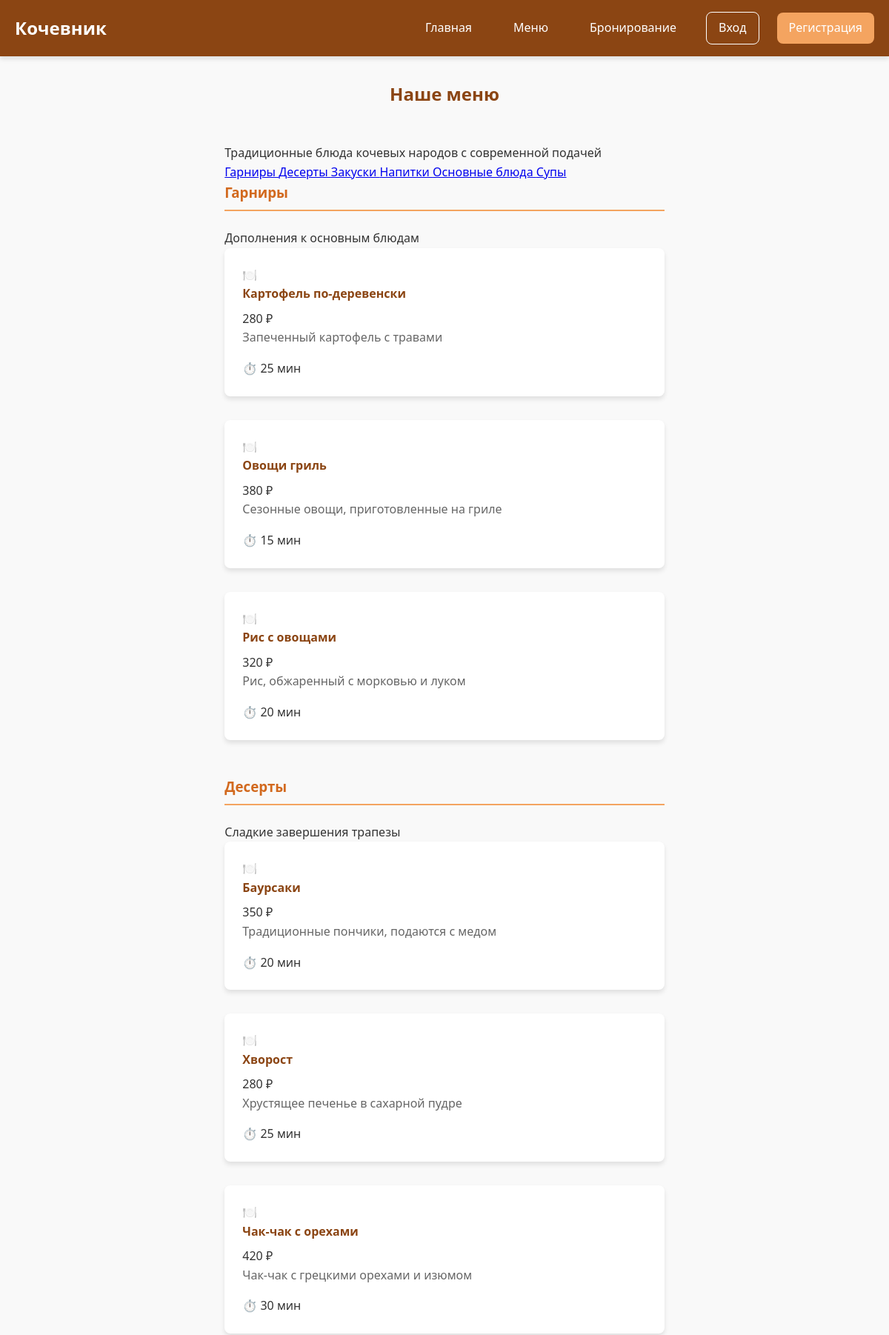
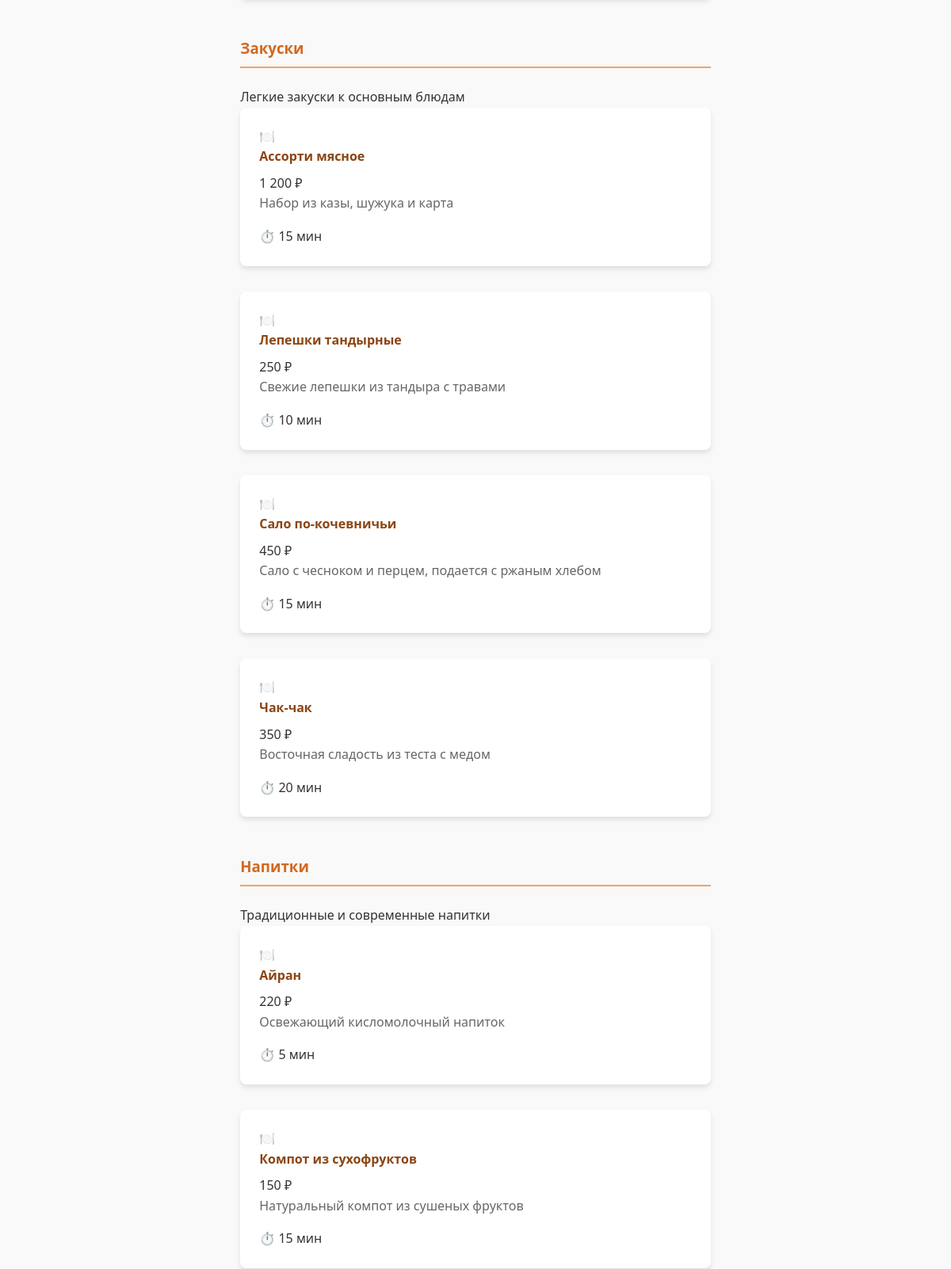
Page /menu.php (upper part) on the committed database (2 pictures, top to bottom).
### tables this page shows
CREATE TABLE categories (
    id INT AUTO_INCREMENT PRIMARY KEY,
    name VARCHAR(50) NOT NULL UNIQUE,
    description TEXT,
    created_at TIMESTAMP DEFAULT CURRENT_TIMESTAMP
);

CREATE TABLE dishes (
    id INT AUTO_INCREMENT PRIMARY KEY,
    name VARCHAR(100) NOT NULL,
    description TEXT,
    price DECIMAL(10,2) NOT NULL,
    category_id INT,
    image_url VARCHAR(255),
    available BOOLEAN DEFAULT TRUE,
    cooking_time INT DEFAULT 30,  
    created_at TIMESTAMP DEFAULT CURRENT_TIMESTAMP,
    updated_at TIMESTAMP DEFAULT CURRENT_TIMESTAMP ON UPDATE CURRENT_TIMESTAMP,
    FOREIGN KEY (category_id) REFERENCES categories(id) ON DELETE SET NULL
);

### config.php (called while the page is built, shortened)
<?php
$host = 'localhost';
$dbname = 'nomad_restaurant';
$username = 'root';
$password = '';
try {
    $pdo = new PDO("mysql:host=$host;dbname=$dbname;charset=utf8", $username, $password);
    $pdo->setAttribute(PDO::ATTR_ERRMODE, PDO::ERRMODE_EXCEPTION);
} catch(PDOException $e) {
    die("Ошибка подключения: " . $e->getMessage());
}
function isLoggedIn() {
    return isset($_SESSION['user_id']);
}
function getMenuWithCategories() {
    global $pdo;
    $stmt = $pdo->query("
        SELECT
            d.id,
            d.name,
            d.description,
            d.price,
            d.category_id,
            d.image_url,
            d.available,
            d.cooking_time,
            c.name as category_name,
            c.description as category_description
        FROM dishes d
        LEFT JOIN categories c ON d.category_id = c.id
        WHERE d.available = TRUE
        ORDER BY c.name, d.name
    ");
    return $stmt->fetchAll();
}
function getCategories() {
    global $pdo;
    $stmt = $pdo->query("SELECT * FROM categories ORDER BY name");
    return $stmt->fetchAll();
}
?>

### menu.php (the view, shortened to what this page needs)
<?php
require_once 'config.php';
$categories = getCategories();
$menu_items = getMenuWithCategories();
?>
<!DOCTYPE html>
<html lang="ru">
<head>
    <link rel="stylesheet" href="style.css">
</head>
<body>
    <header>
        <nav class="navbar">
            <div class="container">
                <div class="nav-brand">
                    <h1><a href="index.php">Кочевник</a></h1>
                </div>
                <div class="nav-menu">
                    <a href="index.php">Главная</a>
                    <a href="menu.php" class="active">Меню</a>
                    <a href="booking.php">Бронирование</a>
                    <?php if (isLoggedIn()): ?>
                        <a href="profile.php">Личный кабинет</a>
                        <?php if (isAdmin()): ?>
                            <a href="admin.php">Админ-панель</a>
                        <?php endif; ?>
                        <a href="?logout=true" class="btn-logout">Выход</a>
                        <span class="user-greeting">Привет, <?php echo htmlspecialchars($_SESSION['user_name']); ?>!</span>
                    <?php else: ?>
                        <a href="login.php" class="btn-login">Вход</a>
                        <a href="register.php" class="btn-register">Регистрация</a>
                    <?php endif; ?>
                </div>
            </div>
        </nav>
    </header>
    <main class="container">
        <section class="menu-section">
            <div class="menu-header">
                <h2>Наше меню</h2>
                <p class="menu-subtitle">Традиционные блюда кочевых народов с современной подачей</p>
            </div>
            <?php if (empty($categories)): ?>
                <div class="no-menu">
                    <h3>Меню временно недоступно</h3>
                    <p>Приносим извинения, в данный момент мы обновляем наше меню.</p>
                </div>
            <?php else: ?>
                <div class="menu-categories">
                    <div class="category-nav">
                        <?php foreach ($categories as $category): ?>
                            <?php
                            $category_dishes = array_filter($menu_items, function($dish) use ($category) {
                                return $dish['category_id'] == $category['id'] && $dish['available'] == 1;
                            });
                            if (!empty($category_dishes)): ?>
                                <a href="#category-<?php echo $category['id']; ?>" class="category-nav-link">
                                    <?php echo htmlspecialchars($category['name']); ?>
                                </a>
                            <?php endif; ?>
                        <?php endforeach; ?>
                    </div>
                    <?php foreach ($categories as $category): ?>
                        <?php
                        $category_dishes = array_filter($menu_items, function($dish) use ($category) {
                            return $dish['category_id'] == $category['id'] && $dish['available'] == 1;
                        });
                        if (!empty($category_dishes)): ?>
                            <div class="category" id="category-<?php echo $category['id']; ?>">
                                <div class="category-header">
                                    <h3><?php echo htmlspecialchars($category['name']); ?></h3>
                                    <?php if (!empty($category['description'])): ?>
                                        <p class="category-description"><?php echo htmlspecialchars($category['description']); ?></p>
                                    <?php endif; ?>
                                </div>
                                <div class="dishes-grid">
                                    <?php foreach ($category_dishes as $dish): ?>
                                        <div class="dish-card">
                                            <div class="dish-image">
                                                <?php if (!empty($dish['image_url'])): ?>
                                                    <img src="<?php echo htmlspecialchars($dish['image_url']); ?>" alt="<?php echo htmlspecialchars($dish['name']); ?>">
                                                <?php else: ?>
                                                    <div class="dish-image-placeholder">
                                                        🍽️
                                                    </div>
                                                <?php endif; ?>
                                            </div>
                                            <div class="dish-info">
                                                <div class="dish-header">
                                                    <h4><?php echo htmlspecialchars($dish['name']); ?></h4>
                                                    <span class="dish-price"><?php echo number_format($dish['price'], 0, ',', ' '); ?> ₽</span>
                                                </div>
                                                <p class="dish-description"><?php echo htmlspecialchars($dish['description']); ?></p>
                                                <div class="dish-details">
                                                    <?php if ($dish['cooking_time'] && $dish['cooking_time'] > 0): ?>
                                                        <span class="cooking-time">⏱️ <?php echo $dish['cooking_time']; ?> мин</span>
                                                    <?php endif; ?>
                                                </div>
                                            </div>
                                        </div>
                                    <?php endforeach; ?>
                                </div>
                            </div>
                        <?php endif; ?>
                    <?php endforeach; ?>
                </div>
            <?php endif; ?>
        </section>
    </main>
</body>
</html>

### style.css (style rules this page uses)
:root { --primary-color: #8B4513; --secondary-color: #D2691E; --accent-color: #F4A460; --light-color: #FFF8DC; --dark-color: #654321; --text-color: #333; --light-text: #fff; --shadow: 0 4px 6px rgba(0, 0, 0, 0.1); --border-radius: 8px; }
* { margin: 0; padding: 0; box-sizing: border-box; }
body { font-family: 'Segoe UI', Tahoma, Geneva, Verdana, sans-serif; line-height: 1.6; color: var(--text-color); background-color: #f9f9f9; min-height: 100vh; display: flex; flex-direction: column; }
.container { max-width: 1200px; margin: 0 auto; padding: 0 20px; }
header { background-color: var(--primary-color); color: var(--light-text); box-shadow: var(--shadow); }
.navbar { padding: 1rem 0; }
.navbar .container { display: flex; justify-content: space-between; align-items: center; }
.nav-brand h1 { margin: 0; }
.nav-brand a { color: var(--light-text); text-decoration: none; }
.nav-menu { display: flex; align-items: center; gap: 1.5rem; }
.nav-menu a { color: var(--light-text); text-decoration: none; transition: color 0.3s; padding: 0.5rem 1rem; border-radius: var(--border-radius); }
.btn-login, .btn-register, .btn-logout { padding: 0.5rem 1rem; border-radius: var(--border-radius); text-decoration: none; transition: all 0.3s; border: none; cursor: pointer; font-size: 1rem; }
.btn-login { background-color: transparent; border: 1px solid var(--light-text); color: var(--light-text); }
.btn-register { background-color: var(--accent-color); color: var(--text-color); border: none; }
main { flex: 1; padding: 2rem 0; }
.menu-section { padding: 2rem 0; }
.menu-section h2 { text-align: center; margin-bottom: 3rem; color: var(--primary-color); }
.category { margin-bottom: 3rem; }
.category h3 { color: var(--secondary-color); margin-bottom: 1.5rem; border-bottom: 2px solid var(--accent-color); padding-bottom: 0.5rem; }
.dishes-grid { display: grid; grid-template-columns: repeat(auto-fit, minmax(300px, 1fr)); gap: 2rem; }
.dish-card { background: white; border-radius: var(--border-radius); padding: 1.5rem; box-shadow: var(--shadow); transition: transform 0.3s; }
.dish-info h4 { color: var(--primary-color); margin-bottom: 0.5rem; }
.dish-info p { color: #666; margin-bottom: 1rem; }

### rows in the picture
categories: name "Гарниры", description "Дополнения к основным блюдам"
categories: name "Десерты", description "Сладкие завершения трапезы"
categories: name "Закуски", description "Легкие закуски к основным блюдам"
categories: name "Напитки", description "Традиционные и современные напитки"
categories: name "Основные блюда"
categories: name "Супы"
dishes: name "Картофель по-деревенски", price "280", description "Запеченный картофель с травами", cooking_time "25"
dishes: name "Овощи гриль", price "380", description "Сезонные овощи, приготовленные на гриле", cooking_time "15"
dishes: name "Рис с овощами", price "320", description "Рис, обжаренный с морковью и луком", cooking_time "20"
dishes: name "Баурсаки", price "350", description "Традиционные пончики, подаются с медом", cooking_time "20"
dishes: name "Хворост", price "280", description "Хрустящее печенье в сахарной пудре", cooking_time "25"
dishes: name "Чак-чак с орехами", price "420", description "Чак-чак с грецкими орехами и изюмом", cooking_time "30"
dishes: name "Ассорти мясное", price "1 200", description "Набор из казы, шужука и карта", cooking_time "15"
dishes: name "Лепешки тандырные", price "250", description "Свежие лепешки из тандыра с травами", cooking_time "10"
dishes: name "Сало по-кочевничьи", price "450", description "Сало с чесноком и перцем, подается с ржаным хлебом", cooking_time "15"
dishes: name "Чак-чак", price "350", description "Восточная сладость из теста с медом", cooking_time "20"
dishes: name "Айран", price "220", description "Освежающий кисломолочный напиток", cooking_time "5"
dishes: name "Компот из сухофруктов", price "150", description "Натуральный компот из сушеных фруктов", cooking_time "15"
